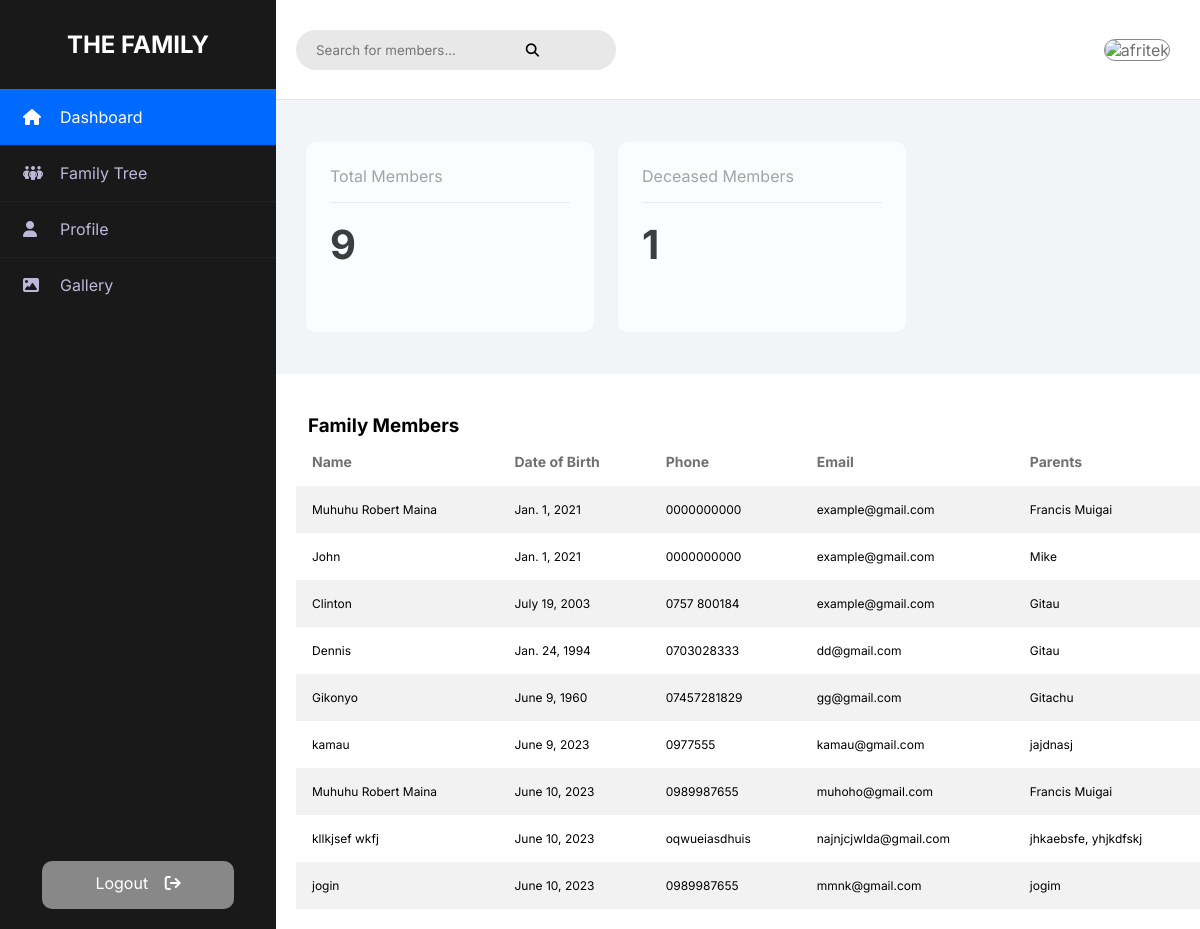
Before: /home/ (signed in) with the older database file.
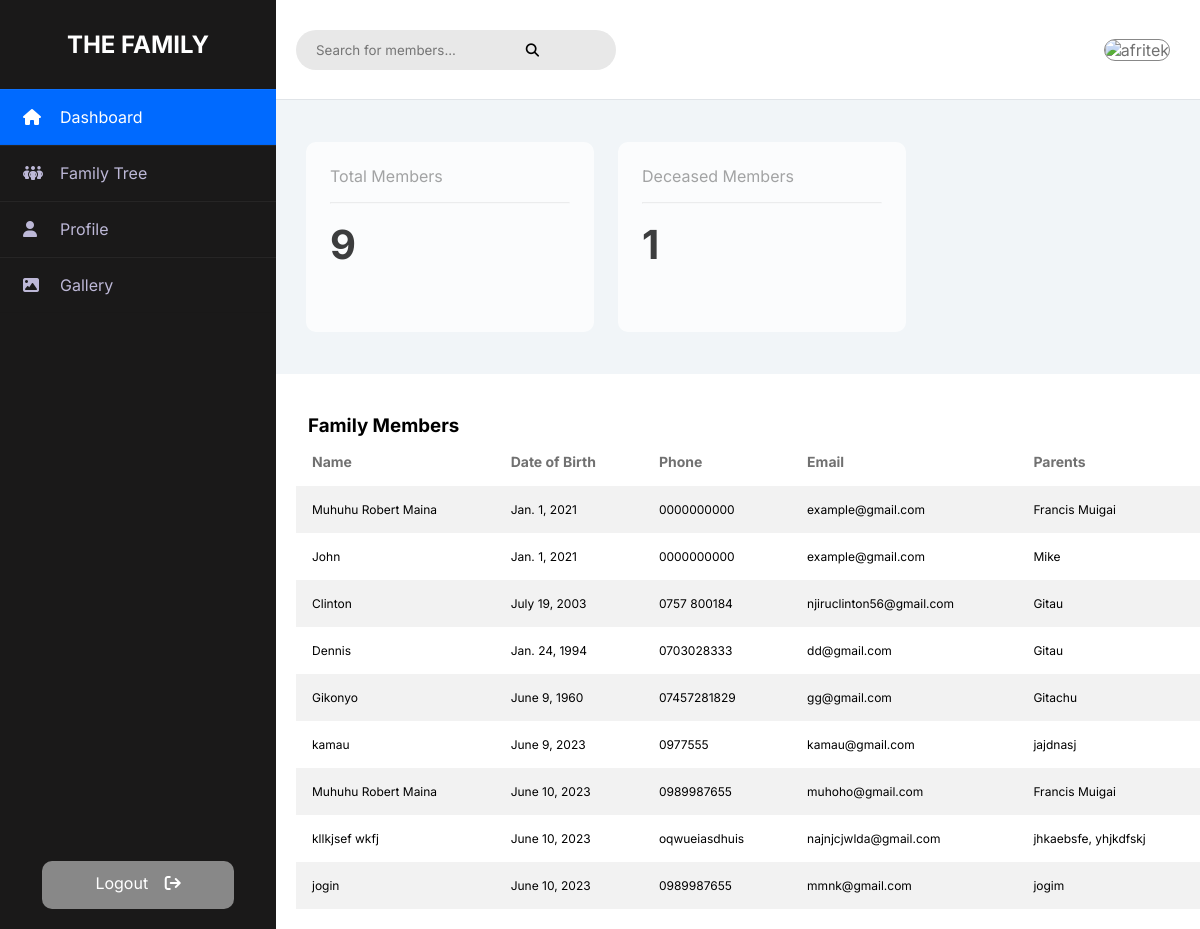
After: the same page with the newer database file.
### family_tree/models.py (models this page shows, shortened)
class FamilyMember(models.Model):
    name = models.CharField(max_length=100)
    photo = models.ImageField(upload_to='family_photos/')
    parent = models.CharField(max_length=100)
    siblings = models.ManyToManyField('self', blank=True)
    children = models.CharField(max_length=100)
    dob = models.DateField(default='')
    email = models.EmailField(default='')
    phone = models.CharField(max_length=100, default='')
    password = models.CharField(max_length=100)
    dead = models.BooleanField(default=False)

### family_tree/views.py (the view)
# urls.py: path('home/', home_view, name="home"),
@family_member_required
def home_view(request):
    print(request.user)
    members = FamilyMember.objects.all()
    total_members = members.count()
    deceased_members = members.filter(dead=True).count()
    query = request.GET.get('search')
    if query:
        members = members.filter(name__icontains=query)
    return render(request, "home.html", {"members": members,
                                         'total_members': total_members,
                                         'deceased_members': deceased_members
                                         })

### family_tree/views.py (called while the page is built)
def family_member_required(view_func):
    @wraps(view_func)
    def _wrapped_view(request, *args, **kwargs):
        if request.session.get('authenticated'):
            return view_func(request, *args, **kwargs)
        else:
            return HttpResponseRedirect('/login')
    return _wrapped_view

### templates/home.html (shortened to what this page needs)
{% extends 'base.html' %}
{% block content %}
{% load static %}
<html lang="en">
<head>
    <link rel="stylesheet" type="text/css" href="{% static 'css/styles.css' %}"/>
</head>
<body>
<div class="wrapper">
    <div class="sidebar">
        <h2>THE FAMILY</h2>
        <ul>
            <li class="active"><a href="{% url 'home' %}"><i class="fas fa-home"></i>Dashboard</a></li>
            <li><a href="{% url 'tree' %}"><i class="fas fa-people-group"></i>Family Tree</a></li>
            <li><a href="{% url 'member' %}"><i class="fas fa-user"></i>Profile</a></li>
            <li><a href="{% url 'images' %}"><i class="fas fa-image"></i>Gallery</a></li>
        </ul>
        <div class="logout">
          <a href="#">Logout
            <i class="fas  fa-arrow-right-from-bracket"></i></i>
          </a>
      </div>
    </div>
    <div class="main_content">
        <div class="header">
          <div class="search-bar">
          <form action="{% url 'images' %}" method="GET">
        <input type="text" name="search" class="form-control" placeholder="Search for members..." autocomplete="off" value="{{ request.GET.search }}">
        <button type="submit" class="search-button"><i class="fas fa-magnifying-glass"></i></button>
    </form>
          </div>
          <div class="profile">
            <div class="user">
    <img class="user-photo" src="{{ request.session.user_photo_url }}" alt="{{ request.session.user_name }}">
</div>
          </div>
        </div>
        <div class="cards">
          <div class="card-single">
            <div>
                <h3 class="heading">Total Members</h3>
                <hr class="divider">
                <h1>{{ total_members }}</h1>
            </div>
          </div>
          <div class="card-single">
            <div>
    <h3 class="heading">Deceased Members</h3>
    <hr class="divider">
    <h1>{{ deceased_members }}</h1>
</div>
          </div>
        </div>
        <div style="overflow-x:auto;" class="table-div">
    <h3 style="margin-left:12px">Family Members</h3>
    <table style="width: 100%;">
        <tr>
            <th>Name</th>
            <th>Date of Birth</th>
            <th>Phone</th>
            <th>Email</th>
            <th>Parents</th>
        </tr>
        {% for member in members %}
        <tr>
            <td>{{ member.name }}</td>
            <td>{{ member.dob }}</td>
            <td>{{ member.phone }}</td>
            <td>{{ member.email }}</td>
            <td>{{ member.parent }}</td>
        </tr>
        {% empty %}
        <tr>
            <td colspan="5">No family members found.</td>
        </tr>
        {% endfor %}
    </table>
</div>
    </div>
</div>
</body>
</html>
{% endblock %}

Changed rows visible on the page:
changed FamilyMember "Clinton": email "example@gmail.com" → "njiruclinton56@gmail.com"
